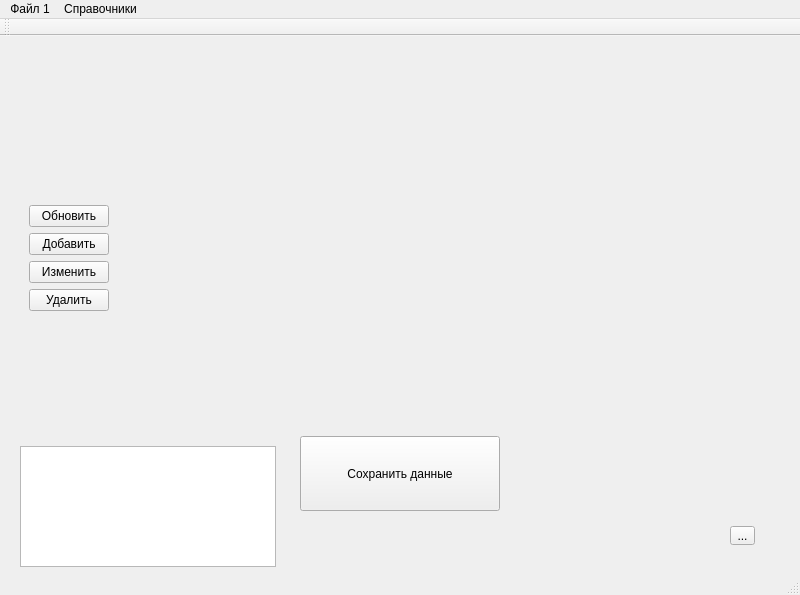
<?xml version="1.0" encoding="UTF-8"?>
<ui version="4.0">
 <class>MainWindow</class>
 <widget class="QMainWindow" name="MainWindow">
  <property name="geometry">
   <rect>
    <x>0</x>
    <y>0</y>
    <width>800</width>
    <height>595</height>
   </rect>
  </property>
  <property name="windowTitle">
   <string>Главное окно</string>
  </property>
  <widget class="QWidget" name="centralwidget">
   <widget class="QToolButton" name="toolBtn">
    <property name="geometry">
     <rect>
      <x>730</x>
      <y>490</y>
      <width>25</width>
      <height>19</height>
     </rect>
    </property>
    <property name="text">
     <string>...</string>
    </property>
   </widget>
   <widget class="QPushButton" name="pushBtn">
    <property name="geometry">
     <rect>
      <x>300</x>
      <y>400</y>
      <width>200</width>
      <height>75</height>
     </rect>
    </property>
    <property name="text">
     <string>Сохранить данные</string>
    </property>
   </widget>
   <widget class="QColumnView" name="columnView">
    <property name="geometry">
     <rect>
      <x>20</x>
      <y>410</y>
      <width>256</width>
      <height>121</height>
     </rect>
    </property>
   </widget>
   <widget class="QWidget" name="widget" native="true">
    <property name="geometry">
     <rect>
      <x>20</x>
      <y>160</y>
      <width>711</width>
      <height>146</height>
     </rect>
    </property>
    <layout class="QGridLayout" name="gridLayout">
     <property name="sizeConstraint">
      <enum>QLayout::SetFixedSize</enum>
     </property>
     <item row="0" column="0">
      <widget class="QWidget" name="widget_2" native="true">
       <layout class="QGridLayout" name="gridLayout_2">
        <item row="2" column="0">
         <widget class="QPushButton" name="pushButtonDictUpdate">
          <property name="text">
           <string>Изменить</string>
          </property>
         </widget>
        </item>
        <item row="0" column="0">
         <widget class="QPushButton" name="pushButtonDictRefresh">
          <property name="text">
           <string>Обновить</string>
          </property>
         </widget>
        </item>
        <item row="3" column="0">
         <widget class="QPushButton" name="pushButtonDictDelete">
          <property name="text">
           <string>Удалить</string>
          </property>
         </widget>
        </item>
        <item row="1" column="0">
         <widget class="QPushButton" name="pushButtonDictCreate">
          <property name="text">
           <string>Добавить</string>
          </property>
         </widget>
        </item>
       </layout>
      </widget>
     </item>
     <item row="0" column="1">
      <layout class="QVBoxLayout" name="layoutContaner">
       <property name="spacing">
        <number>0</number>
       </property>
       <property name="sizeConstraint">
        <enum>QLayout::SetFixedSize</enum>
       </property>
       <property name="leftMargin">
        <number>5</number>
       </property>
      </layout>
     </item>
    </layout>
   </widget>
   <widget class="QWidget" name="layoutWidget">
    <property name="geometry">
     <rect>
      <x>30</x>
      <y>20</y>
      <width>271</width>
      <height>131</height>
     </rect>
    </property>
    <layout class="QVBoxLayout" name="layoutContaner_2">
     <property name="spacing">
      <number>0</number>
     </property>
     <property name="sizeConstraint">
      <enum>QLayout::SetFixedSize</enum>
     </property>
     <property name="leftMargin">
      <number>5</number>
     </property>
    </layout>
   </widget>
  </widget>
  <widget class="QMenuBar" name="mainMenu">
   <property name="geometry">
    <rect>
     <x>0</x>
     <y>0</y>
     <width>800</width>
     <height>21</height>
    </rect>
   </property>
   <widget class="QMenu" name="menuFile">
    <property name="title">
     <string>Файл 1</string>
    </property>
    <addaction name="action"/>
   </widget>
   <widget class="QMenu" name="menuDicts">
    <property name="title">
     <string>Справочники</string>
    </property>
    <widget class="QMenu" name="menuDictEmployees">
     <property name="title">
      <string>Персонал</string>
     </property>
     <addaction name="menuItemDictDoctors"/>
     <addaction name="menuDictNurse"/>
    </widget>
    <addaction name="menuDictEmployees"/>
    <addaction name="menuItemDictOrgans"/>
   </widget>
   <addaction name="menuFile"/>
   <addaction name="menuDicts"/>
  </widget>
  <widget class="QStatusBar" name="statusbar"/>
  <widget class="QToolBar" name="toolBar">
   <property name="windowTitle">
    <string>toolBar</string>
   </property>
   <attribute name="toolBarArea">
    <enum>TopToolBarArea</enum>
   </attribute>
   <attribute name="toolBarBreak">
    <bool>false</bool>
   </attribute>
  </widget>
  <action name="action">
   <property name="text">
    <string>Вход</string>
   </property>
  </action>
  <action name="action_2">
   <property name="text">
    <string>Врачи</string>
   </property>
  </action>
  <action name="menuItemDictDoctors">
   <property name="text">
    <string>Врачи</string>
   </property>
  </action>
  <action name="menuDictNurse">
   <property name="text">
    <string>Медсестры</string>
   </property>
  </action>
  <action name="menuItemDictOrgans">
   <property name="text">
    <string>Органы</string>
   </property>
  </action>
 </widget>
 <resources/>
 <connections/>
</ui>
